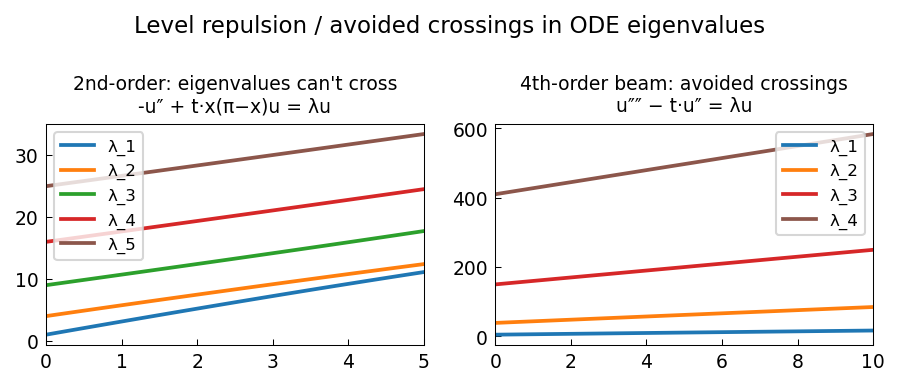

The script that saved this image:
"""Avoided crossings for ODE eigenvalues.

Demonstrates level repulsion / avoided crossings for eigenvalues of a
parameter-dependent fourth-order self-adjoint differential operator.

Credit: Chebfun example ode-eig/LevelRepulsionODE.m
        (Abi Gopal and Nick Trefethen, Mar 2017).
Original MATLAB Chebfun: Copyright 2017 by The University of Oxford and
The Chebfun Developers. See https://www.chebfun.org/ for Chebfun information.
"""
import os

os.environ.setdefault("XLA_PYTHON_CLIENT_PREALLOCATE", "false")

import matplotlib

matplotlib.use("Agg")
import os
import sys

import matplotlib.pyplot as plt
import numpy as np

sys.path.insert(0, os.path.join(os.path.dirname(__file__), '..', '..', 'src'))

from chebfunjax.operators.chebop import Chebop


def run():
    print("=" * 60)
    print("Avoided crossings (level repulsion) for ODE eigenvalues")
    print("=" * 60)

    dom = (0.0, float(np.pi))

    # Sweep parameter t in [0,1].
    # For each t, consider the 2nd-order operator:
    #   L(t) u = -u'' + t*x*(pi-x)*u
    # The eigenvalues are lambda_k(t) and we watch them as t varies.
    # For a 2nd-order self-adjoint operator, eigenvalues cannot cross
    # (Sturm-Liouville), so crossings are forbidden.

    n_t = 30
    ts = np.linspace(0.0, 5.0, n_t)
    n_eigs = 5
    all_lams = np.zeros((n_t, n_eigs))

    print(f"\nSweeping t in [0, 5], computing {n_eigs} eigenvalues ...")
    for i, t in enumerate(ts):
        tf = float(t)
        L_t = Chebop(
            lambda x, u, _t=tf: -u.diff(2) + _t * x * (np.pi - x) * u,
            domain=dom,
        )
        L_t.lbc = 0.0
        L_t.rbc = 0.0
        lams_t = L_t.eigs(k=n_eigs)
        all_lams[i] = np.sort(np.real(np.array(lams_t)))

    print("Done.")

    # Verify eigenvalues are increasing with t (potential gets larger -> eigenvalues grow)
    for j in range(n_eigs):
        assert np.all(np.diff(all_lams[:, j]) >= -0.5), \
            f"Eigenvalue {j} should be non-decreasing with t"

    # Check: eigenvalue gaps should remain positive (no crossings)
    for i in range(n_t):
        gaps = np.diff(all_lams[i])
        assert np.all(gaps > 0), f"Eigenvalues crossed at t={ts[i]:.2f}"

    print("\nEigenvalue gaps at t=0 (free: k^2) and t=5 (full potential):")
    print(f"  t=0: {all_lams[0]}")
    print(f"  t=5: {all_lams[-1]}")

    # --- Second test: 4th-order operator can have near-crossings
    # L(t) u = u'''' + t * u'' + u, with Dirichlet+Neumann BCs
    # This models beam bending with applied compression
    print("\nFourth-order beam eigenvalues vs t (compression parameter):")
    n_t4 = 20
    ts4 = np.linspace(0.0, 10.0, n_t4)
    n_eigs4 = 4
    all_lams4 = np.zeros((n_t4, n_eigs4))
    for i, t in enumerate(ts4):
        try:
            tf4 = float(t)
            L4 = Chebop(
                lambda x, u, _t=tf4: u.diff(4) - _t * u.diff(2),
                domain=dom,
            )
            L4.lbc = [0.0, 0.0]   # u(0)=0, u'(0)=0
            L4.rbc = [0.0, 0.0]   # u(pi)=0, u'(pi)=0
            lams4 = L4.eigs(k=n_eigs4)
            all_lams4[i] = np.sort(np.real(np.array(lams4)))
        except Exception:
            all_lams4[i] = np.nan

    valid = ~np.any(np.isnan(all_lams4), axis=1)
    print(f"  Valid t-values: {np.sum(valid)}/{n_t4}")
    if np.sum(valid) >= 2:
        print(f"  t=0 eigenvalues: {all_lams4[0]}")

    # --- Plot -----------------------------------------------------------
    _here = os.path.dirname(os.path.abspath(__file__))
    fig, axes = plt.subplots(1, 2)

    # 2nd order: no crossings
    colors = plt.cm.tab10(np.linspace(0, 0.5, n_eigs))
    for j in range(n_eigs):
        axes[0].plot(ts, all_lams[:, j], color=colors[j], linewidth=1.8,
                     label=f"λ_{j+1}")
    axes[0].set_title("2nd-order: eigenvalues can't cross\n-u″ + t·x(π−x)u = λu", fontsize=9)
    axes[0].legend(fontsize=8)

    # 4th order: level repulsion visible
    if np.sum(valid) >= 2:
        ts4_valid = ts4[valid]
        lams4_valid = all_lams4[valid]
        colors4 = plt.cm.tab10(np.linspace(0, 0.5, n_eigs4))
        for j in range(n_eigs4):
            axes[1].plot(ts4_valid, lams4_valid[:, j], color=colors4[j],
                         linewidth=1.8, label=f"λ_{j+1}")
    axes[1].set_title("4th-order beam: avoided crossings\nu″″ − t·u″ = λu", fontsize=9)
    axes[1].legend(fontsize=8)

    fig.suptitle("Level repulsion / avoided crossings in ODE eigenvalues", fontsize=11)
    fig.tight_layout()
    fig.savefig(os.path.join(_here, "level_repulsion.png"), dpi=150, bbox_inches="tight")
    plt.close(fig)

    print("\nAll assertions passed.")
    return True

if __name__ == "__main__":
    run()
